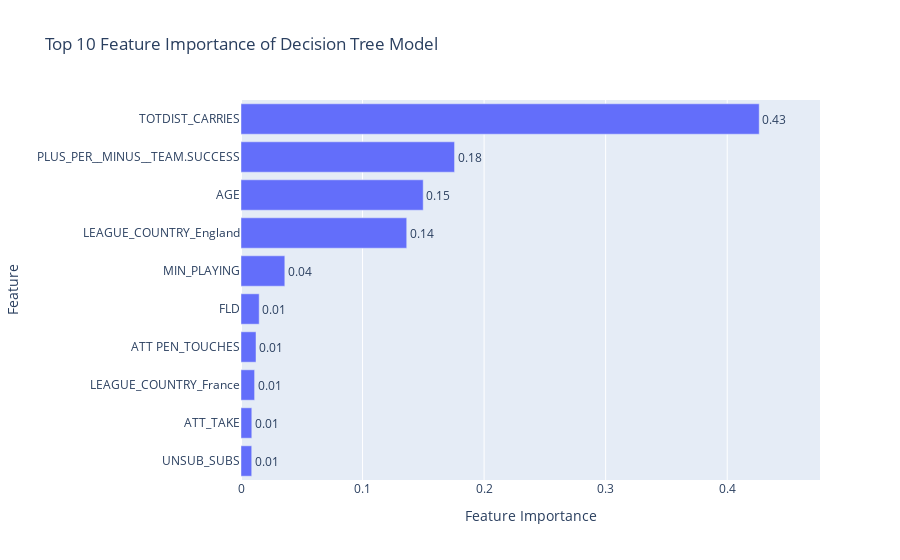

This figure's notebook cell:
### Code cell
import plotly.express as px

# Get feature importances from the best_dt model
feature_importances = best_dt.feature_importances_

# Get feature names
feature_names = X.columns

# Sort indices based on feature importances in descending order
sorted_indices = feature_importances.argsort()[::-1]

# Select top 10 most important features
top_features = [feature_names[i] for i in sorted_indices[:10]]
top_importances = feature_importances[sorted_indices][:10]

# Create a Plotly bar plot for feature importance
fig = px.bar(x=top_importances, y=top_features, orientation='h', text=top_importances,
             labels={'x': 'Feature Importance', 'y': 'Feature'},
             title='Top 10 Feature Importance of Decision Tree Model')

# Customize the layout
fig.update_layout(yaxis_autorange='reversed', xaxis_title='Feature Importance', yaxis_title='Feature',
                  showlegend=False, xaxis_tickformat=".2", xaxis_range=[0, max(top_importances) + 0.05])

# Add text labels at the end of each bar
fig.update_traces(texttemplate='%{text:.2f}', textposition='outside')

# Show the interactive Plotly plot
fig.show()

### Figure 1 — Plotly figure (JSON) as saved in the notebook; plotly's stock layout.template omitted (floating-point values rounded to 4 significant figures)
{"data": [{"alignmentgroup": "True", "hovertemplate": "Feature Importance=%{x}<br>Feature=%{y}<br>text=%{text}<extra></extra>", "legendgroup": "", "marker": {"color": "#636efa", "pattern": {"shape": ""}}, "name": "", "offsetgroup": "", "orientation": "h", "showlegend": false, "text": [0.4263, 0.1757, 0.1499, 0.1363, 0.03605, 0.01496, 0.01237, 0.01119, 0.008889, 0.008817], "textposition": "outside", "texttemplate": "%{text:.2f}", "type": "bar", "x": [0.4263, 0.1757, 0.1499, 0.1363, 0.03605, 0.01496, 0.01237, 0.01119, 0.008889, 0.008817], "xaxis": "x", "y": ["TOTDIST_CARRIES", "PLUS_PER__MINUS__TEAM.SUCCESS", "AGE", "LEAGUE_COUNTRY_England", "MIN_PLAYING", "FLD", "ATT PEN_TOUCHES", "LEAGUE_COUNTRY_France", "ATT_TAKE", "UNSUB_SUBS"], "yaxis": "y"}], "layout": {"barmode": "relative", "legend": {"tracegroupgap": 0}, "showlegend": false, "title": {"text": "Top 10 Feature Importance of Decision Tree Model"}, "xaxis": {"anchor": "y", "domain": [0, 1], "range": [0, 0.4763], "tickformat": ".2", "title": {"text": "Feature Importance"}}, "yaxis": {"anchor": "x", "autorange": "reversed", "domain": [0, 1], "title": {"text": "Feature"}}}}
